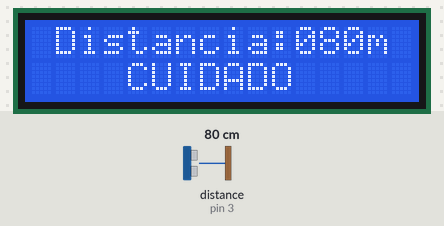
A sketch run on a simulated Arduino Uno, built with avr-gcc and run on an emulated ATmega328P. Parts: 16×2 character LCD. The test bench sets the inputs (shaded band); at power-on: distance to the obstacle (sensor on pin 3) 80 cm.

Above: at 1.2 s.
1.3 s: distance to the obstacle (sensor on pin 3) set to 2 cm
At 2.6 s:
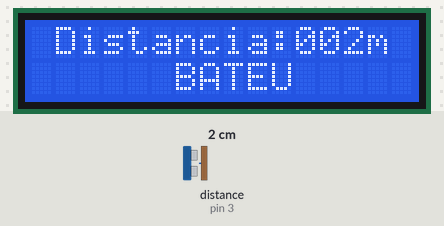
4.3 s: distance to the obstacle (sensor on pin 3) set to 9 cm
At 4.9 s:
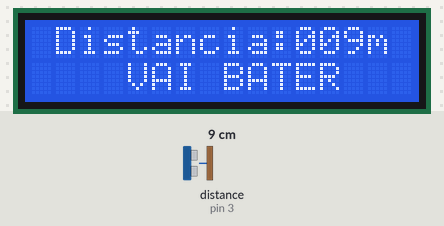
7.3 s: distance to the obstacle (sensor on pin 3) set to 120 cm
At 8.0 s:
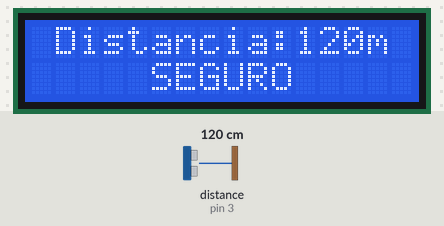
10.3 s: distance to the obstacle (sensor on pin 3) set to 35 cm
At 12.0 s:
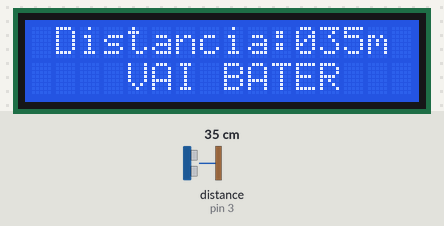
13.3 s: distance to the obstacle (sensor on pin 3) set to 250 cm
At 14.9 s:
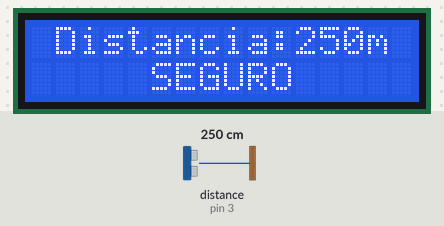
16.3 s: distance to the obstacle (sensor on pin 3) set to 47 cm
At 17.9 s:
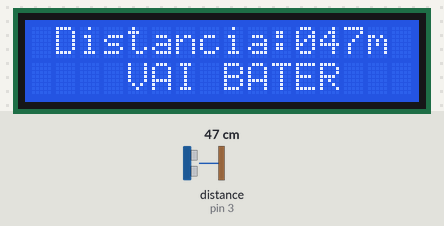
Timing chart, 0 to 19.4 s (numbered marks = the images above; inputs shaded):
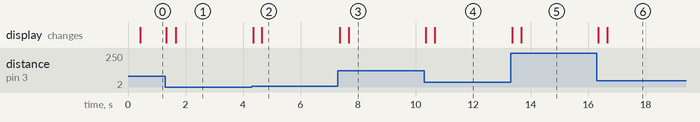

Measured:
- after the input at 1.3 s, the display: first changes at once (image 1 shows a later state)
- after the input at 4.3 s, the display: first changes after 0.05 s (image 2 shows a later state)
- after the input at 7.3 s, the display: first changes after 0.06 s (image 3 shows a later state)
- after the input at 10.3 s, the display: first changes after 0.05 s (image 4 shows a later state)
- after the input at 13.3 s, the display: first changes after 0.06 s (image 5 shows a later state)
- after the input at 16.3 s, the display: first changes after 0.05 s (image 6 shows a later state)

The sketch:

proximidade-leds.ino
```cpp
// Este código utiliza um sensor ultrassônico e um display LCD para exibir a distância medida e acionar LEDs com base na proximidade de um objeto. Dependendo da distância detectada, diferentes mensagens e LEDs são ativados:
// Dependendo da distância detectada, diferentes mensagens e LEDs são ativados:
//
// Muito Perto (< 5 cm): O LCD mostra "BATEU" e acende o LED vermelho.
// Perto (< 50 cm, mas >= 5 cm): O LCD exibe "VAI BATER" e acende o LED vermelho.
// Moderadamente Perto (< 100 cm, mas >= 50 cm): O LCD mostra "CUIDADO" e acende o LED amarelo.
// Longe (>= 100 cm): O LCD exibe "SEGURO" e acende o LED verde.

#include <HCSR04.h>
#include <LiquidCrystal_I2C.h>

#define ledVermelho 4
#define ledAmarelo 5
#define ledVerde 12

LiquidCrystal_I2C lcd(0x27, 16, 2);
HCSR04 hc(2, 3);
int distancia;

void setup() {
  lcd.init();
  lcd.backlight();
  Serial.begin(9600);
}

void loop() {
  layout();
  distancia = hc.dist();
  if (distancia < 5) {
    sensor("BATEU", 1, 1, 1, 6, 1);
  } else if (distancia < 50) {
    sensor("VAI BATER", 1, 0, 0, 4, 1);
  } else if (distancia < 100) {
    sensor("CUIDADO", 0, 1, 0, 4, 1);
  } else {
    sensor("SEGURO", 0, 0, 1, 5, 1);
  }
}

void sensor(String msg, int vermelho, int amarelo, int verde, int coluna, int linha) {
  lcd.setCursor(0, 1);
  lcd.print("                ");
  lcd.setCursor(coluna, linha);
  lcd.print(msg);
  digitalWrite(ledVermelho, vermelho);
  digitalWrite(ledAmarelo, amarelo);
  digitalWrite(ledVerde, verde);
}

void layout() {
  lcd.setCursor(1, 0);
  lcd.print("Distancia: ");
  if (distancia < 100) {
    if (distancia < 10) {
      lcd.setCursor(11, 0);
      lcd.print(0);
      lcd.setCursor(12, 0);
      lcd.print(0);
      lcd.setCursor(13, 0);
      lcd.print(distancia);
    } else {
      lcd.setCursor(11, 0);
      lcd.print(0);
      lcd.setCursor(12, 0);
      lcd.print(distancia);
    }
  } else {
    lcd.setCursor(11, 0);
    lcd.print(distancia);
  }
  lcd.setCursor(14, 0);
  lcd.print("m");
}
```
